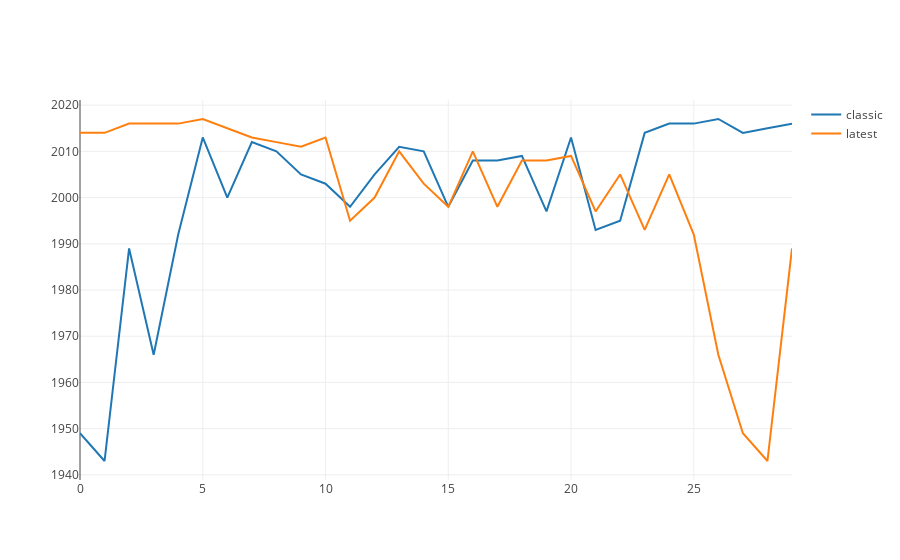

Notebook code cell kept with this figure:
### Markdown cell above
### Ben Affleck vs Adam West
If we search for `batman`, how do the results compare?  Since the `classic` model prefered old movies it has old movies in the top position, and the opposite is true for the `latest` model.  To continue learning LTR, brainstorm more features and generate some real judgments for real queries.

### Code cell
import ltr.release_date_plot as rdp
rdp.plot(client, 'batman')

### Figure 1 — Plotly figure (JSON) as saved in the notebook; plotly's stock layout.template omitted (floating-point values rounded to 4 significant figures)
{"data": [{"mode": "lines", "name": "classic", "text": ["Batman and Robin (1.7170436)", "Batman (1.5719552)", "Batman (-3.9741955)", "Batman (-4.0436997)", "Batman Returns (-4.0865974)", "Batman: The Dark Knight Returns, Part 2 (-4.1983223)", "Batman Beyond: Return of the Joker (-4.1983223)", "Batman: The Dark Knight Returns, Part 1 (-4.1983223)", "Batman: Under the Red Hood (-4.1983223)", "Batman Begins (-4.1983223)", "Batman: Mystery of the Batwoman (-4.1983223)", "The Batman Superman Movie: World's Finest (-4.1983223)", "The Batman vs Dracula (-4.1983223)", "Batman: Year One (-4.1983223)", "Superman/Batman: Apocalypse (-4.1983223)", "Batman & Mr. Freeze: SubZero (-4.1983223)", "Batman Unmasked: The Psychology of the Dark Knight (-4.1983223)", "Batman: Gotham Knight (-4.1983223)", "Superman/Batman: Public Enemies (-4.1983223)", "Batman & Robin (-4.1983223)", "Lego Batman: The Movie - DC Super Heroes Unite (-4.1983223)", "Batman: Mask of the Phantasm (-4.2909575)", "Batman Forever (-4.3057265)", "Batman: Assault on Arkham (-4.346151)", "Batman: The Killing Joke (-4.346151)", "Batman v Superman: Dawn of Justice (-4.346151)", "The Lego Batman Movie (-4.346151)", "Son of Batman (-4.346151)", "Batman vs. Robin (-4.346151)", "Batman: Bad Blood (-4.346151)"], "type": "scatter", "uid": "1cc0e378-b3e4-4991-a248-0bca5361162d", "x": [0, 1, 2, 3, 4, 5, 6, 7, 8, 9, 10, 11, 12, 13, 14, 15, 16, 17, 18, 19, 20, 21, 22, 23, 24, 25, 26, 27, 28, 29], "y": ["1949", "1943", "1989", "1966", "1992", "2013", "2000", "2012", "2010", "2005", "2003", "1998", "2005", "2011", "2010", "1998", "2008", "2008", "2009", "1997", "2013", "1993", "1995", "2014", "2016", "2016", "2017", "2014", "2015", "2016"]}, {"mode": "lines", "name": "latest", "text": ["Batman: Assault on Arkham (6.3971395)", "Son of Batman (6.3971395)", "Batman: The Killing Joke (1.3710802)", "Batman v Superman: Dawn of Justice (1.3710802)", "Batman: Bad Blood (1.3710802)", "The Lego Batman Movie (1.371054)", "Batman vs. Robin (1.3710033)", "Batman: The Dark Knight Returns, Part 2 (0.959237)", "Batman: The Dark Knight Returns, Part 1 (0.959237)", "Batman: Year One (0.959237)", "Lego Batman: The Movie - DC Super Heroes Unite (0.959237)", "Batman Forever (-4.26494)", "Batman Beyond: Return of the Joker (-4.2649403)", "Batman: Under the Red Hood (-4.2649403)", "Batman: Mystery of the Batwoman (-4.2649403)", "The Batman Superman Movie: World's Finest (-4.2649403)", "Superman/Batman: Apocalypse (-4.2649403)", "Batman & Mr. Freeze: SubZero (-4.2649403)", "Batman Unmasked: The Psychology of the Dark Knight (-4.2649403)", "Batman: Gotham Knight (-4.2649403)", "Superman/Batman: Public Enemies (-4.2649403)", "Batman & Robin (-4.2649403)", "Batman Begins (-4.2649407)", "Batman: Mask of the Phantasm (-4.2649407)", "The Batman vs Dracula (-4.2649407)", "Batman Returns (-4.2649407)", "Batman (-4.381904)", "Batman and Robin (-4.3819046)", "Batman (-4.3819046)", "Batman (-4.382803)"], "type": "scatter", "uid": "327dd08f-42ec-4fc7-92d6-7d340b102a57", "x": [0, 1, 2, 3, 4, 5, 6, 7, 8, 9, 10, 11, 12, 13, 14, 15, 16, 17, 18, 19, 20, 21, 22, 23, 24, 25, 26, 27, 28, 29], "y": ["2014", "2014", "2016", "2016", "2016", "2017", "2015", "2013", "2012", "2011", "2013", "1995", "2000", "2010", "2003", "1998", "2010", "1998", "2008", "2008", "2009", "1997", "2005", "1993", "2005", "1992", "1966", "1949", "1943", "1989"]}], "layout": {}}
